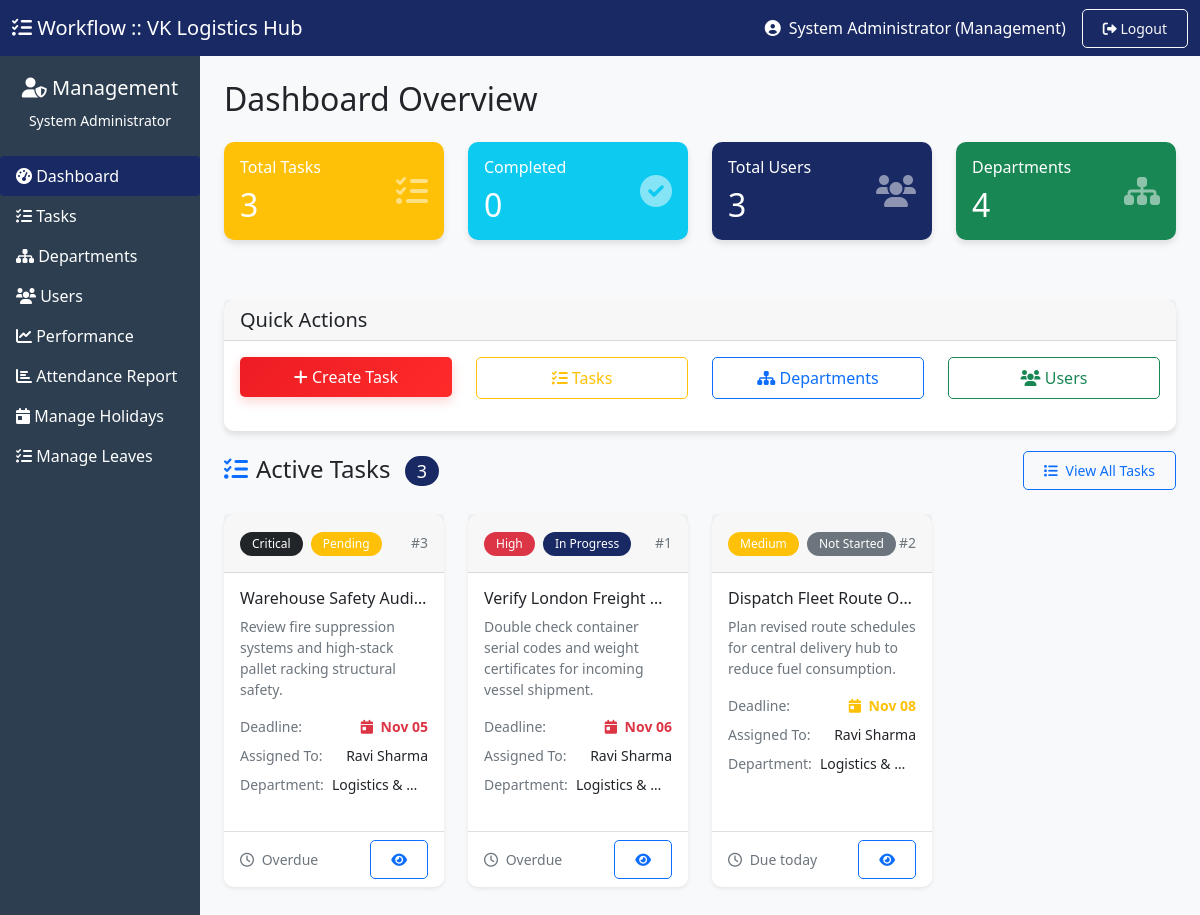
Screenshot of /dashboard/management/ (signed in) with the database file from the repository.
### tables this page shows
CREATE TABLE IF NOT EXISTS `tasks` (
  `id` INT AUTO_INCREMENT PRIMARY KEY,
  `title` VARCHAR(255) NOT NULL,
  `description` TEXT NOT NULL,
  `priority` ENUM('low', 'medium', 'high', 'critical') DEFAULT 'medium',
  `status` ENUM('pending', 'not_started', 'in_progress', 'dependency_block', 'waiting_review', 'completed', 'rejected') DEFAULT 'pending',
  `deadline` DATE NOT NULL,
  `submission_details` TEXT NULL,
  `created_by` INT NOT NULL,
  `completed_at` DATETIME NULL,
  `created_at` TIMESTAMP DEFAULT CURRENT_TIMESTAMP,
  `updated_at` TIMESTAMP DEFAULT CURRENT_TIMESTAMP ON UPDATE CURRENT_TIMESTAMP,
  INDEX (`created_by`),
  INDEX (`status`),
  INDEX (`priority`)
);

CREATE TABLE IF NOT EXISTS `users` (
  `id` INT AUTO_INCREMENT PRIMARY KEY,
  `username` VARCHAR(50) NOT NULL UNIQUE,
  `email` VARCHAR(100) NOT NULL UNIQUE,
  `password` VARCHAR(255) NOT NULL,
  `full_name` VARCHAR(100) NOT NULL,
  `role` ENUM('management', 'hod', 'employee') NOT NULL,
  `department_id` INT NULL,
  `position` VARCHAR(100) NULL,
  `is_active` TINYINT(1) DEFAULT 1,
  `last_login` DATETIME NULL,
  `created_at` TIMESTAMP DEFAULT CURRENT_TIMESTAMP,
  INDEX (`department_id`),
  INDEX (`role`),
  INDEX (`is_active`)
);

CREATE TABLE IF NOT EXISTS `departments` (
  `id` INT AUTO_INCREMENT PRIMARY KEY,
  `name` VARCHAR(100) NOT NULL UNIQUE,
  `description` TEXT NULL,
  `created_by` INT NULL,
  `created_at` TIMESTAMP DEFAULT CURRENT_TIMESTAMP
);

### dashboard/management/index.php (the view, shortened to what the rows shown need)
<?php
try {
    $db = getDB();
    $db_connected = true;
    $stats = [];
    $stmt = $db->query("SELECT COUNT(*) as count FROM users WHERE is_active = 1");
    $stats['total_users'] = $stmt->fetch()['count'];
    $stmt = $db->query("SELECT COUNT(*) as count FROM departments");
    $stats['total_departments'] = $stmt->fetch()['count'];
    $stmt = $db->query("SELECT COUNT(*) as count FROM tasks");
    $stats['total_tasks'] = $stmt->fetch()['count'];
    $stmt = $db->query("SELECT COUNT(*) as count FROM tasks WHERE status = 'completed'");
    $stats['completed_tasks'] = $stmt->fetch()['count'];
    $stmt = $db->prepare("
    SELECT t.*,
           u1.full_name as created_by_name,
           u2.full_name as assigned_to_name,
           d.name as department_name,
           DATEDIFF(t.deadline, CURDATE()) as days_remaining
    FROM tasks t
    LEFT JOIN users u1 ON t.created_by = u1.id
    LEFT JOIN task_assignments ta ON t.id = ta.task_id AND ta.current_assignee = 1
    LEFT JOIN users u2 ON ta.assigned_to = u2.id
    LEFT JOIN departments d ON u2.department_id = d.id
    WHERE t.status NOT IN ('completed', 'rejected')
    ORDER BY
        CASE t.priority
            WHEN 'critical' THEN 1
            WHEN 'high' THEN 2
            WHEN 'medium' THEN 3
            WHEN 'low' THEN 4
        END,
        t.deadline ASC
    LIMIT 20
");
    $stmt->execute();
    $active_tasks = $stmt->fetchAll(PDO::FETCH_ASSOC);
} catch (Exception $e) {
    $db_connected = false;
    $error_message = $e->getMessage();
}
?>
<!DOCTYPE html>
<html lang="en">
<head>
    <link href="https://cdn.jsdelivr.net/npm/bootstrap@5.1.3/dist/css/bootstrap.min.css" rel="stylesheet">
    <link rel="stylesheet" href="https://cdnjs.cloudflare.com/ajax/libs/font-awesome/6.0.0/css/all.min.css">
    <link href="../../assets/css/style.css" rel="stylesheet">
</head>
<body style="background-color: #f8f9fa;">
    <div class="container-fluid">
        <div class="row">
            <main class="col-md-9 ms-sm-auto col-lg-10 px-md-4 py-4">
                <h1 class="h2 mb-4">Dashboard Overview</h1>
                <div class="row mb-4">
                    <div class="col-md-3 mb-3">
                        <div class="card bg-warning text-white">
                            <div class="card-body">
                                <div class="d-flex justify-content-between align-items-center">
                                    <div>
                                        <h2 class="mb-0"><?php echo $db_connected ? $stats['total_tasks'] : '0'; ?></h2>
                                    </div>
                                </div>
                            </div>
                        </div>
                    </div>
                    <div class="col-md-3 mb-3">
                        <div class="card bg-info text-white">
                            <div class="card-body">
                                <div class="d-flex justify-content-between align-items-center">
                                    <div>
                                        <h2 class="mb-0"><?php echo $db_connected ? $stats['completed_tasks'] : '0'; ?></h2>
                                    </div>
                                </div>
                            </div>
                        </div>
                    </div>
                    <div class="col-md-3 mb-3">
                        <div class="card bg-primary text-white">
                            <div class="card-body">
                                <div class="d-flex justify-content-between align-items-center">
                                    <div>
                                        <h2 class="mb-0"><?php echo $db_connected ? $stats['total_users'] : '0'; ?></h2>
                                    </div>
                                </div>
                            </div>
                        </div>
                    </div>
                    <div class="col-md-3 mb-3">
                        <div class="card bg-success text-white">
                            <div class="card-body">
                                <div class="d-flex justify-content-between align-items-center">
                                    <div>
                                        <h2 class="mb-0"><?php echo $db_connected ? $stats['total_departments'] : '0'; ?></h2>
                                    </div>
                                </div>
                            </div>
                        </div>
                    </div>
                </div>
                <div class="mb-5">
                    <?php if (empty($active_tasks)): ?>
                        <div class="alert alert-info">
                            <i class="fas fa-info-circle me-2"></i> No active tasks at the moment.
                        </div>
                    <?php else: ?>
                        <div class="row row-cols-1 row-cols-md-2 row-cols-lg-4 g-4">
                            <?php foreach ($active_tasks as $task): ?>
                                <?php
                                $priority_colors = [
                                    'critical' => 'dark',
                                    'high' => 'danger',
                                    'medium' => 'warning',
                                    'low' => 'success'
                                ];
                                $priority_color = $priority_colors[$task['priority']] ?? 'secondary';
                                $status_colors = [
                                    'pending' => 'warning',
                                    'not_started' => 'secondary',
                                    'in_progress' => 'primary',
                                    'waiting_review' => 'info'
                                ];
                                $status_color = $status_colors[$task['status']] ?? 'secondary';
                                $status_display = str_replace('_', ' ', $task['status']);
                                $status_display = ucwords($status_display);
                                $days_remaining = $task['days_remaining'];
                                $deadline_class = 'text-success';
                                if ($days_remaining < 0) {
                                    $deadline_text = 'Overdue';
                                    $deadline_class = 'text-danger';
                                } elseif ($days_remaining == 0) {
                                    $deadline_text = 'Due today';
                                    $deadline_class = 'text-warning';
                                } elseif ($days_remaining < 3) {
                                    $deadline_text = $days_remaining . ' days left';
                                    $deadline_class = 'text-warning';
                                } else {
                                    $deadline_text = $days_remaining . ' days left';
                                }
                                ?>
                                <div class="col">
                                    <div class="card h-100 task-card shadow-sm border-hover">
                                        <div class="card-header py-3 d-flex justify-content-between align-items-center">
                                            <div>
                                                <span class="badge bg-<?php echo $priority_color; ?> me-1">
                                                    <?php echo ucfirst($task['priority']); ?>
                                                </span>
                                                <span class="badge bg-<?php echo $status_color; ?>">
                                                    <?php echo $status_display; ?>
                                                </span>
                                            </div>
                                            <small class="text-muted">#<?php echo $task['id']; ?></small>
                                        </div>
                                        <div class="card-body py-3">
                                            <h6 class="card-title mb-2 text-truncate" title="<?php echo htmlspecialchars($task['title']); ?>">
                                                <?php echo htmlspecialchars($task['title']); ?>
                                            </h6>
                                            <p class="card-text small text-muted mb-3 line-clamp-2">
                                                <?php echo htmlspecialchars(substr($task['description'], 0, 100)); ?>
                                            </p>
                                            <div class="task-info">
                                                <div class="d-flex justify-content-between align-items-center mb-2">
                                                    <small class="text-muted">Deadline:</small>
                                                    <small class="<?php echo $deadline_class; ?> fw-bold">
                                                        <i class="fas fa-calendar-day me-1"></i>
                                                        <?php echo date('M d', strtotime($task['deadline'])); ?>
                                                    </small>
                                                </div>
                                                <div class="d-flex justify-content-between align-items-center mb-2">
                                                    <small class="text-muted">Assigned To:</small>
                                                    <small class="text-truncate ms-2" style="max-width: 120px;"
                                                        title="<?php echo htmlspecialchars($task['assigned_to_name'] ?? 'Unassigned'); ?>">
                                                        <?php echo $task['assigned_to_name'] ?? 'Unassigned'; ?>
                                                    </small>
                                                </div>
                                                <?php if (!empty($task['department_name'])): ?>
                                                    <div class="d-flex justify-content-between align-items-center">
                                                        <small class="text-muted">Department:</small>
                                                        <small class="text-truncate ms-2" style="max-width: 120px;">
                                                            <?php echo $task['department_name']; ?>
                                                        </small>
                                                    </div>
                                                <?php endif; ?>
                                            </div>
                                        </div>
                                        <div class="card-footer bg-transparent py-2">
                                            <div class="d-flex justify-content-between align-items-center">
                                                <small class="text-muted">
                                                    <i class="far fa-clock me-1"></i>
                                                    <?php echo $deadline_text; ?>
                                                </small>
                                                <button class="btn btn-sm btn-outline-primary"
                                                    onclick="viewTask(<?php echo $task['id']; ?>)">
                                                    <i class="fas fa-eye"></i>
                                                </button>
                                            </div>
                                        </div>
                                    </div>
                                </div>
                            <?php endforeach; ?>
                        </div>
                    <?php endif; ?>
                </div>
            </main>
        </div>
    </div>
</body>
</html>

### rows the page displays
tasks: priority "Critical", status "Pending", id "3", title "Warehouse Safety Audi…", description "Review fire suppression systems and high-stack pallet racking structural safety.", deadline "Nov 05", users.full_name "Ravi Sharma", departments.name "Logistics &…", deadline_text "Overdue"
tasks: priority "High", status "In Progress", id "1", title "Verify London Freight…", description "Double check container serial codes and weight certificates for incoming vessel shipment.", deadline "Nov 06", users.full_name "Ravi Sharma", departments.name "Logistics &…", deadline_text "Overdue"
tasks: priority "Medium", status "Not Started", id "2", title "Dispatch Fleet Route O…", description "Plan revised route schedules for central delivery hub to reduce fuel consumption.", deadline "Nov 08", users.full_name "Ravi Sharma", departments.name "Logistics &…", deadline_text "Due today"

### other values shown
$user_name "System Administrator"
$stats['total_tasks'] "3"
$stats['completed_tasks'] "0"
$stats['total_users'] "3"
$stats['total_departments'] "4"
count($active_tasks) "3"
